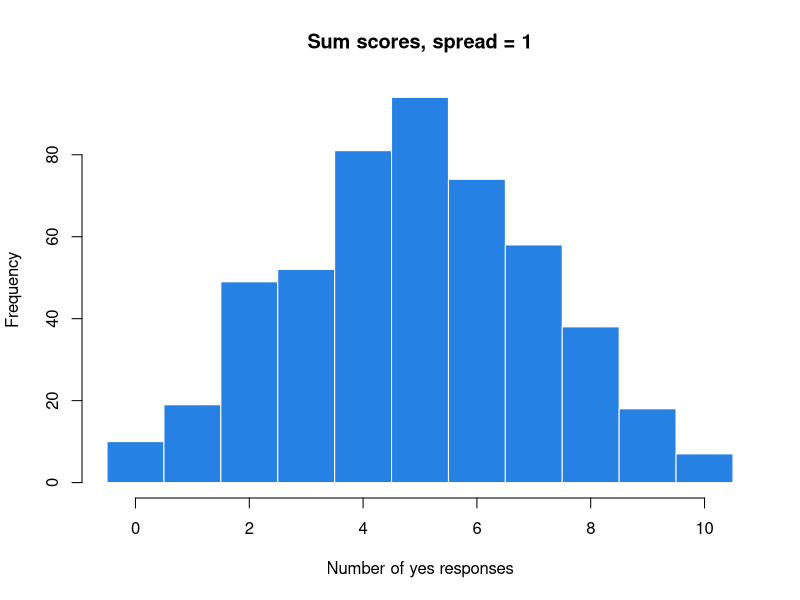

This chart was generated by the following R code:
# Simulate item responses in IRW format, reshape them, and take a first look.
# Each respondent has a propensity to say yes; each item has its own popularity.
# With a spread of propensities, items hang together; with none, they don't.
# Base R only. Adapted from ben-domingue/252: c1/irw_data_exploration.R.
set.seed(252)
n_resp  <- 500    # respondents
n_items <- 10     # items
spread  <- 1      # SD of the respondents' propensities (try 0, then 2)

propensity <- rnorm(n_resp, 0, spread)
popularity <- seq(-1.5, 1.5, length.out = n_items)   # easy-to-endorse items at the top

# Long format, as the IRW stores it: one row per response.
df <- expand.grid(id = 1:n_resp, item = sprintf("item%02d", 1:n_items), stringsAsFactors = FALSE)
p  <- plogis(propensity[df$id] + popularity[match(df$item, sprintf("item%02d", 1:n_items))])
df$resp <- rbinom(nrow(df), 1, p)
df <- df[sample(nrow(df)), ]                       # row order carries no information
head(df)

# Delete 5% of responses at random: in long format, a missing response is a missing row.
df <- df[runif(nrow(df)) > 0.05, ]

# Wide format: one row per respondent. The deleted rows reappear as NA cells.
wide <- tapply(df$resp, list(df$id, df$item), function(x) x[1])
wide <- as.data.frame(wide[, order(colnames(wide))])
cat("long rows:", nrow(df), "  wide:", nrow(wide), "x", ncol(wide),
    "  empty cells:", sum(is.na(wide)), "\n")

# The first look: missingness, item means, sum scores, item-rest correlations.
# (With missing cells, the sum counts only the items a respondent answered.)
tot <- rowSums(wide, na.rm = TRUE)
look <- data.frame(
  missing   = colMeans(is.na(wide)),
  mean      = colMeans(wide, na.rm = TRUE),
  item_rest = sapply(names(wide), function(i)
    cor(wide[[i]], tot - ifelse(is.na(wide[[i]]), 0, wide[[i]]), use = "complete.obs")))
print(round(look, 2))
hist(tot, breaks = seq(-0.5, n_items + 0.5, 1), col = "#2780e3", border = "white",
     main = paste("Sum scores, spread =", spread), xlab = "Number of yes responses")
cat("median item-rest correlation:", round(median(look$item_rest), 2), "\n")
